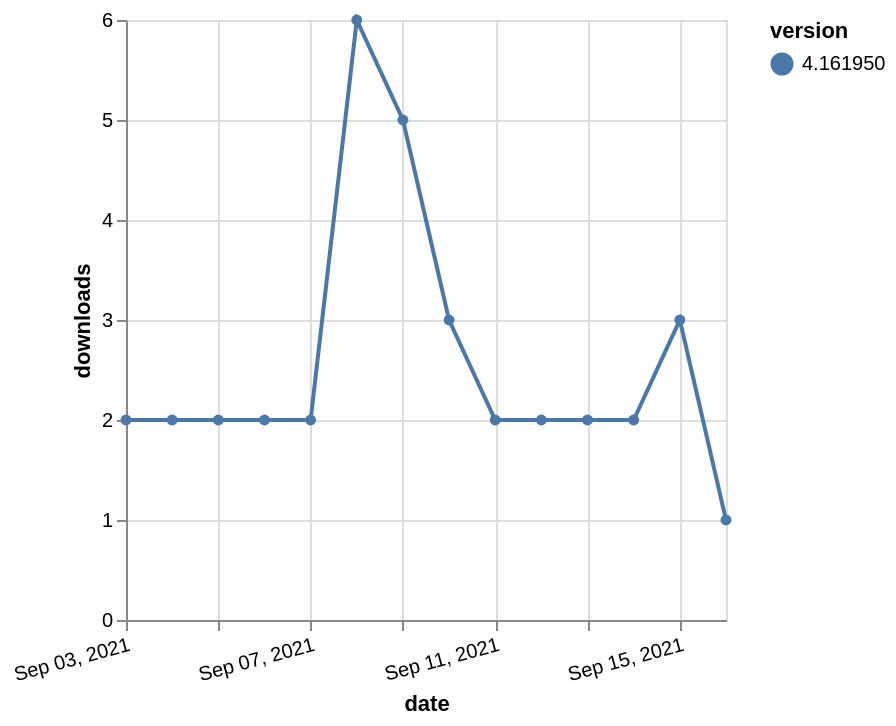

The Vega-Lite source for this figure:
### Vega-Lite specification from a JSON file in a GitHub repository (floating-point values rounded to 4 significant figures)
{"$schema": "https://vega.github.io/schema/vega-lite/v5.json", "description": "A simple bar chart with embedded data.", "data": {"values": [{"date": "2021-09-03", "total": 3216, "delta": 2, "version": "4.161950"}, {"date": "2021-09-04", "total": 3218, "delta": 2, "version": "4.161950"}, {"date": "2021-09-05", "total": 3220, "delta": 2, "version": "4.161950"}, {"date": "2021-09-06", "total": 3222, "delta": 2, "version": "4.161950"}, {"date": "2021-09-07", "total": 3224, "delta": 2, "version": "4.161950"}, {"date": "2021-09-08", "total": 3230, "delta": 6, "version": "4.161950"}, {"date": "2021-09-09", "total": 3235, "delta": 5, "version": "4.161950"}, {"date": "2021-09-10", "total": 3238, "delta": 3, "version": "4.161950"}, {"date": "2021-09-11", "total": 3240, "delta": 2, "version": "4.161950"}, {"date": "2021-09-12", "total": 3242, "delta": 2, "version": "4.161950"}, {"date": "2021-09-13", "total": 3244, "delta": 2, "version": "4.161950"}, {"date": "2021-09-14", "total": 3246, "delta": 2, "version": "4.161950"}, {"date": "2021-09-15", "total": 3249, "delta": 3, "version": "4.161950"}, {"date": "2021-09-16", "total": 3250, "delta": 1, "version": "4.161950"}]}, "width": "container", "mark": {"type": "line", "point": {"filled": true}}, "encoding": {"x": {"field": "date", "type": "temporal", "timeUnit": "yearmonthdate", "title": "date", "axis": {"labelAngle": -15}}, "y": {"field": "delta", "type": "quantitative", "title": "downloads"}, "color": {"field": "version", "type": "nominal"}, "tooltip": {"field": "delta"}}}
